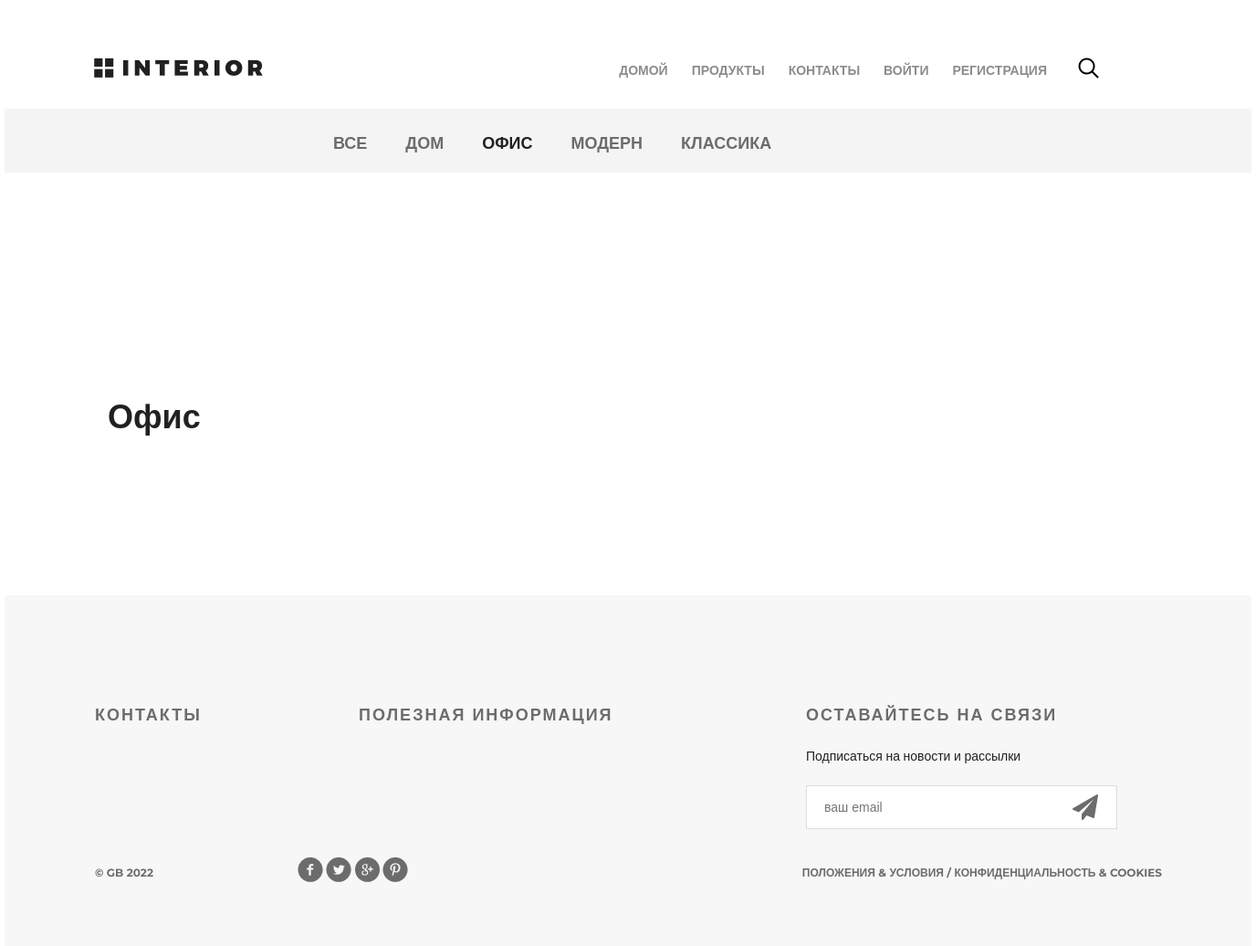
Page /products/2/ on the earlier database version.
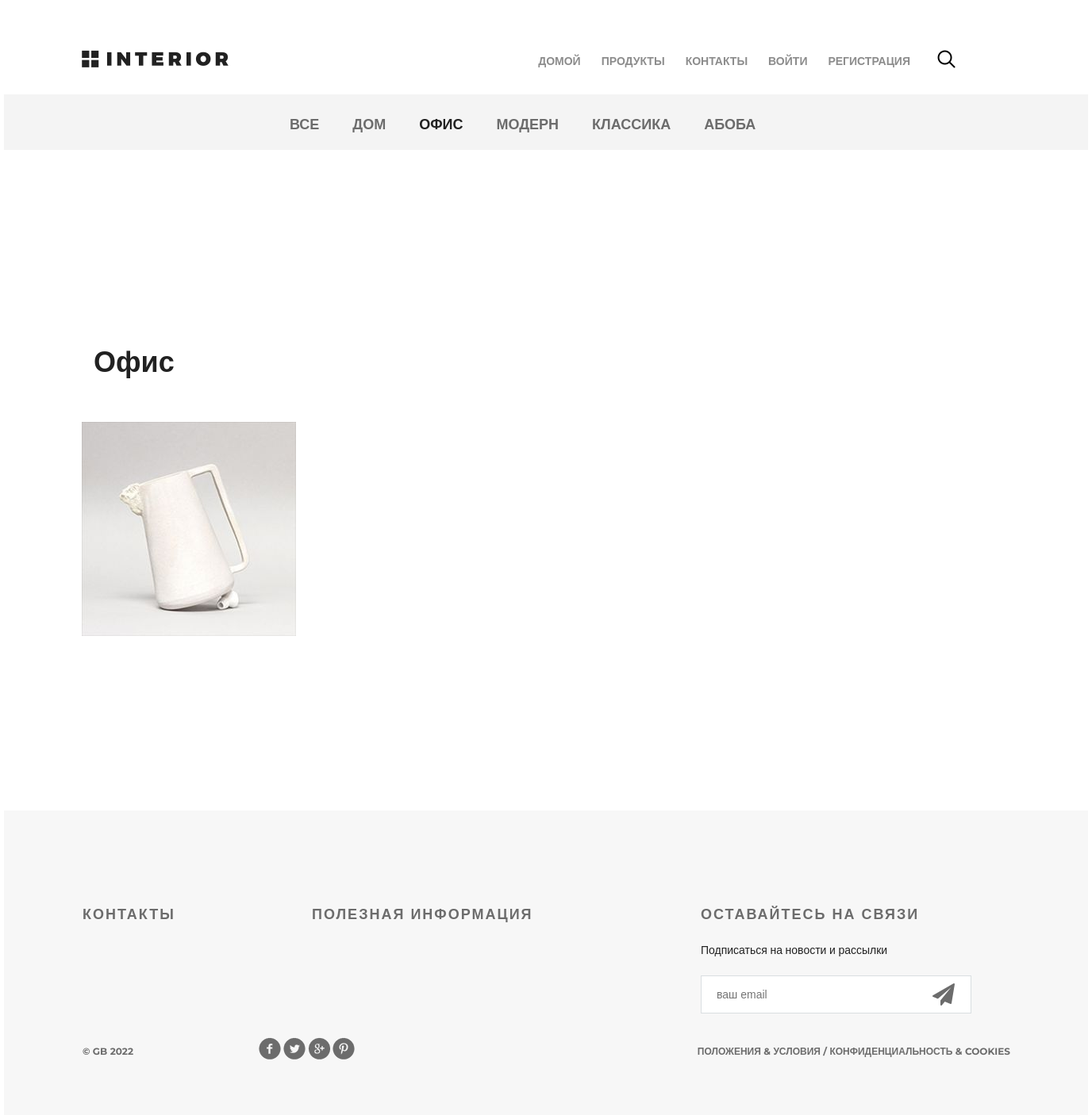
Same page on the later database version.
### mainapp/models.py (models this page shows, shortened)
class Category(models.Model):
    name = models.CharField(max_length=25)
    description = models.CharField(max_length=140, blank=True)
    is_active = models.BooleanField(default=True)
    def __str__(self):
        return self.name

class Product(models.Model):
    name = models.CharField(max_length=25)
    description = models.TextField(max_length=140, blank=True)
    image = models.ImageField(upload_to='product_images')
    category = models.ForeignKey(Category, on_delete=models.DO_NOTHING)
    price = models.DecimalField(max_digits=8, decimal_places=2, default=0)
    is_active = models.BooleanField(default=True)

### mainapp/views.py (the view)
# urls.py: path("products/<int:pk>/", mainapp.category, name='category'),
def category(request, pk, page=1):
    categories = Category.objects.all()
    category = get_object_or_404(Category, id=pk)
    products = Product.objects.filter(category=category)
    paginator = Paginator(products, per_page=3)
    if page > paginator.num_pages:
        return HttpResponseRedirect(reverse('category', args=[category.id]))
    return render(request, 'mainapp/category.html', context={
        'title': "Продукты",
        'products': paginator.page(page),
        'categories': categories,
        "category": category
    })

### mainapp/templatetags/tags.py (called while the page is built)
@register.simple_tag
def current_year():
    return datetime.datetime.now().year

### mainapp/templates/mainapp/category.html (shortened to what this page needs)
{% extends 'mainapp/includes/base.html' %}
{% load static %}
{% block content %}
	<div class="container">
		<div class="hero-white">
			{% include 'mainapp/includes/main_manu_inc.html' %}
		</div>
		<div class="details">
			{% include 'mainapp/includes/category_inc.html' %}
			<div class="related">
				<div class="title clearfix">
					<h2>{{category}}</h2>
				</div>
				<div class="related-products clearfix">
					{% include "mainapp/includes/product_inc.html"%}
				</div>
			</div>
		</div>
{% endblock %}

### mainapp/templates/mainapp/includes/category_inc.html
<div class="links clearfix">
	<ul class="links-menu">
		{% with url_name=request.resolver_match.url_name %}
		{% with category_id=request.resolver_match.kwargs.pk %}
		<li><a href="{% url 'products' %}" class="{% if url_name == 'products' %}active{% endif %}">все</a></li>
		{% for category in categories %}
			<li><a href="{% url 'category' category.id %}" class="{% if url_name == 'category' and category_id == category.id %}active{% endif %}">{{category.name}}</a></li>
		{% endfor %}
		{% endwith %}
		{% endwith %}
	</ul>
</div>

### mainapp/templates/mainapp/includes/product_inc.html (shortened to what this page needs)
{% load static%}
{% for product in products %}
					<div class="block">
						<a href="{% url 'product' product.id %}"><img src="/media/{{ product.image }}" alt="">
						</a>
					</div>
{% endfor %}

Differences in the rows shown:
added Category: name "АБОБА"
added Product: image (picture)
